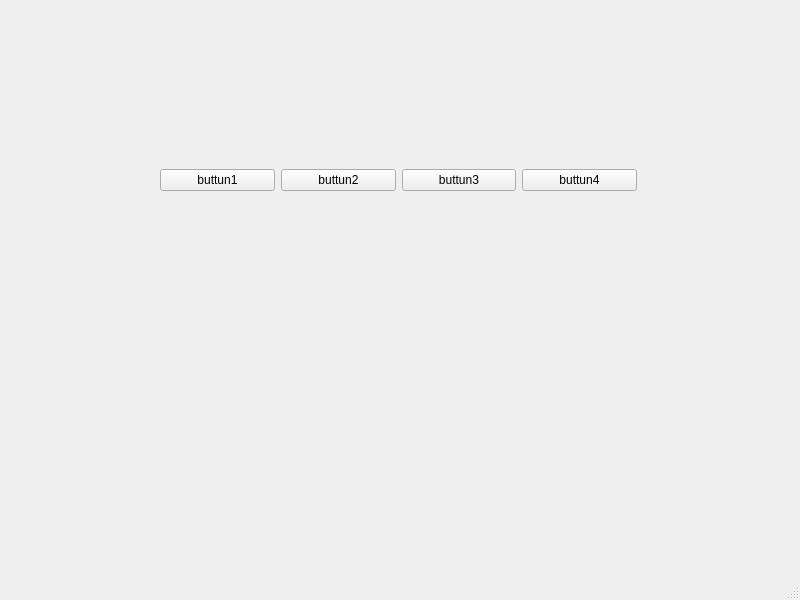
<?xml version="1.0" encoding="UTF-8"?>
<ui version="4.0">
 <class>MainWindow</class>
 <widget class="QMainWindow" name="MainWindow">
  <property name="geometry">
   <rect>
    <x>0</x>
    <y>0</y>
    <width>800</width>
    <height>600</height>
   </rect>
  </property>
  <property name="windowTitle">
   <string>MainWindow</string>
  </property>
  <widget class="QWidget" name="centralwidget">
   <widget class="QWidget" name="">
    <property name="geometry">
     <rect>
      <x>160</x>
      <y>110</y>
      <width>477</width>
      <height>141</height>
     </rect>
    </property>
    <layout class="QHBoxLayout" name="horizontalLayout">
     <item>
      <widget class="QPushButton" name="pushButton">
       <property name="text">
        <string>buttun1</string>
       </property>
      </widget>
     </item>
     <item>
      <widget class="QPushButton" name="pushButton_2">
       <property name="text">
        <string>buttun2</string>
       </property>
      </widget>
     </item>
     <item>
      <widget class="QPushButton" name="pushButton_3">
       <property name="text">
        <string>buttun3</string>
       </property>
      </widget>
     </item>
     <item>
      <widget class="QPushButton" name="pushButton_4">
       <property name="text">
        <string>buttun4</string>
       </property>
      </widget>
     </item>
    </layout>
   </widget>
  </widget>
  <widget class="QMenuBar" name="menubar">
   <property name="geometry">
    <rect>
     <x>0</x>
     <y>0</y>
     <width>800</width>
     <height>30</height>
    </rect>
   </property>
  </widget>
  <widget class="QStatusBar" name="statusbar"/>
 </widget>
 <resources/>
 <connections/>
</ui>
